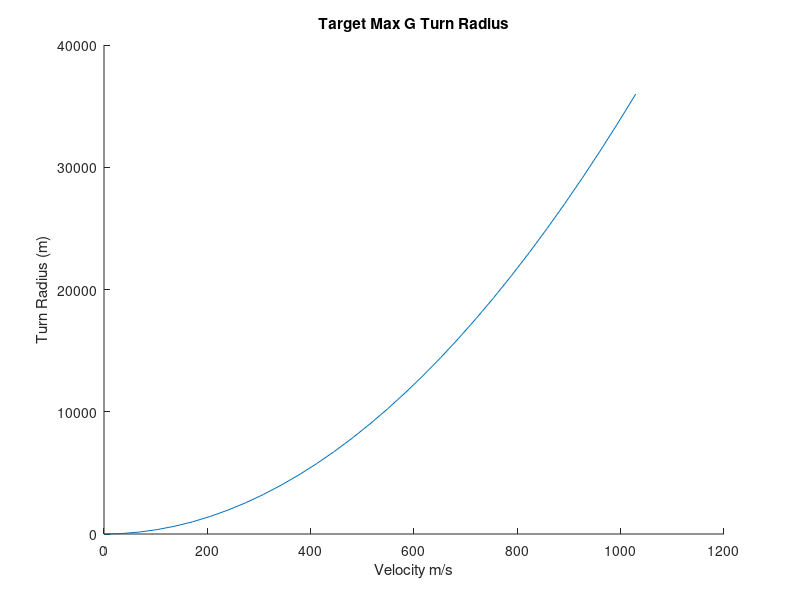
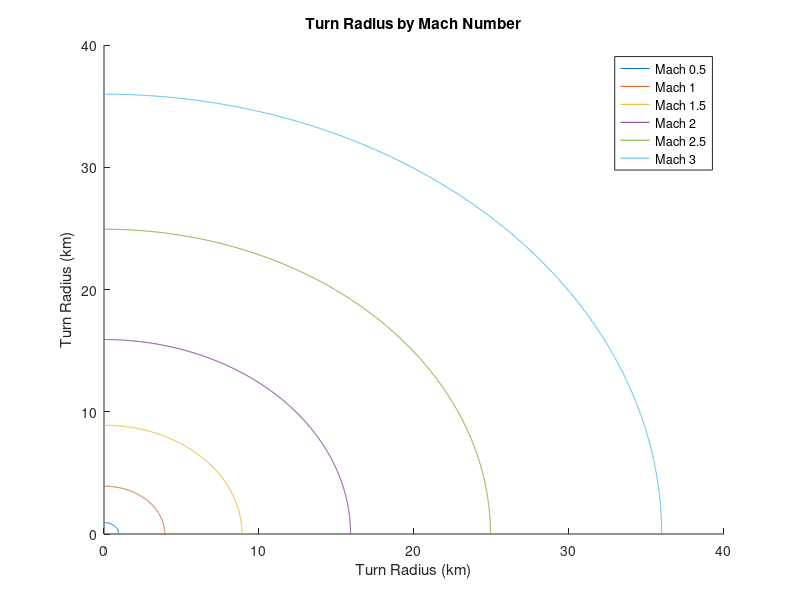
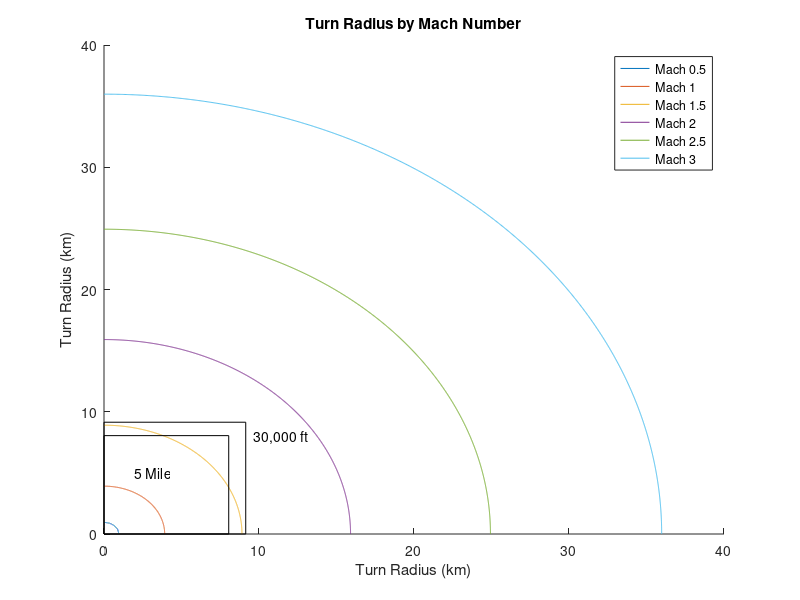
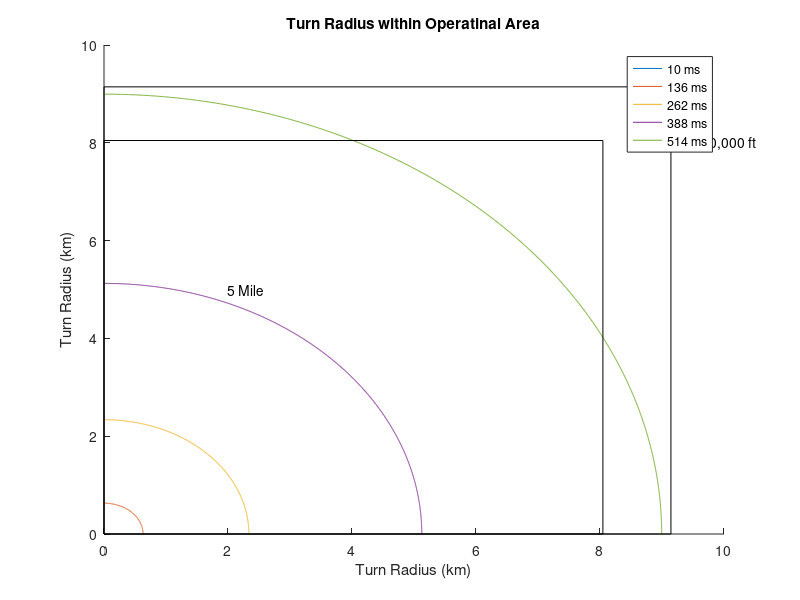

MATLAB code for these plots, in order:
g=9.81;
mg=3;
close all
v=(0:34.3:1029)
turnradius=(v.^2)./(mg*g)
vv=[-flip(v) v]
turnrad=[flip(turnradius) turnradius]
figure
hold on
title('Target Max G Turn Radius')
plot(v,turnradius)
ylabel('Turn Radius (m)')
xlabel('Velocity m/s')
hold off

maxalt=9144;

%title('Manuvering Range')
%plot(vv,turnrad)
%camroll(-90)
%set(gca, 'ydir', 'reverse')

vlock=linspace(167, 1029, 6);
trl=(vlock.^2)./(mg*g)
t=linspace(0, pi/2, 1000);

[x,y]=pol2cart(t, trl(1));
[x2,y2]=pol2cart(t, trl(2));
[x3,y3]=pol2cart(t, trl(3));
[x4,y4]=pol2cart(t, trl(4));
[x5,y5]=pol2cart(t, trl(5));
[x6,y6]=pol2cart(t, trl(6));
mkm=8.04672;
ftkm=9.144;
figure
hold on
plot(x/1000,y/1000)
plot(x2/1000,y2/1000)
plot(x3/1000,y3/1000)
plot(x4/1000,y4/1000)
plot(x5/1000,y5/1000)
plot(x6/1000,y6/1000)
title('Turn Radius by Mach Number')
xlabel('Turn Radius (km)')
ylabel('Turn Radius (km)')
legend('Mach 0.5' ,'Mach 1', 'Mach 1.5', 'Mach 2', 'Mach 2.5', 'Mach 3')

hold off
%radius more zoomed in on things within the kill area
%irrelevent if it can turn 90 in the box
%ground covered by slight turns within box
%angle covered by object turning burn 10 sec
%or by the time it leaves our area
%%


figure
hold on 
plot(x/1000,y/1000)
plot(x2/1000,y2/1000)
plot(x3/1000,y3/1000)
plot(x4/1000,y4/1000)
plot(x5/1000,y5/1000)
plot(x6/1000,y6/1000)
rectangle('Position',[0 0 mkm mkm])
text(2,5,'5 Mile')
rectangle('Position',[0 0 ftkm ftkm])
text(ftkm+0.5,8,'30,000 ft')
title('Turn Radius by Mach Number')
xlabel('Turn Radius (km)')
ylabel('Turn Radius (km)')
legend('Mach 0.5' ,'Mach 1', 'Mach 1.5', 'Mach 2', 'Mach 2.5', 'Mach 3')

hold off


%turn radius which completes 90deg turn within operational area
voparea=linspace(10, 514.5, 5);
troparea=(voparea.^2)./(mg*g)

[x,y]=pol2cart(t, troparea(1));
[x2,y2]=pol2cart(t, troparea(2));
[x3,y3]=pol2cart(t, troparea(3));
[x4,y4]=pol2cart(t,troparea(4));
[x5,y5]=pol2cart(t, troparea(5));


figure 
hold on 
plot(x/1000,y/1000)
plot(x2/1000,y2/1000)
plot(x3/1000,y3/1000)
plot(x4/1000,y4/1000)
plot(x5/1000,y5/1000)
rectangle('Position',[0 0 mkm mkm])
text(2,5,'5 Mile')
rectangle('Position',[0 0 ftkm ftkm])
text(ftkm+0.5,8,'30,000 ft')
title('Turn Radius within Operatinal Area')
xlabel('Turn Radius (km)')
ylabel('Turn Radius (km)')
legend('10 ms', '136 ms', '262 ms' ,'388 ms', '514 ms')
hold off

[x,y]=pol2cart(t, trl(1));
[x2,y2]=pol2cart(t, trl(2));
[x3,y3]=pol2cart(t, trl(3));
[x4,y4]=pol2cart(t, trl(4));
[x5,y5]=pol2cart(t, trl(5));
[x6,y6]=pol2cart(t, trl(6));
